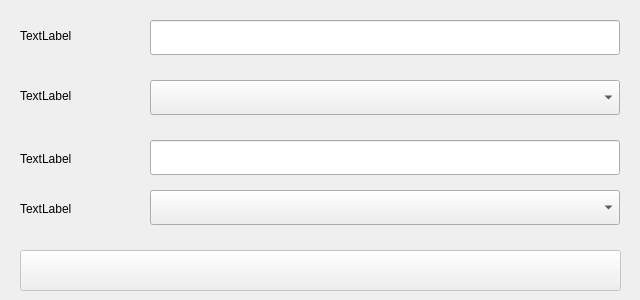
<?xml version="1.0" encoding="UTF-8"?>
<ui version="4.0">
 <class>Form</class>
 <widget class="QWidget" name="Form">
  <property name="geometry">
   <rect>
    <x>0</x>
    <y>0</y>
    <width>640</width>
    <height>300</height>
   </rect>
  </property>
  <property name="windowTitle">
   <string>Form</string>
  </property>
  <widget class="QPushButton" name="addGroupButton">
   <property name="enabled">
    <bool>false</bool>
   </property>
   <property name="geometry">
    <rect>
     <x>20</x>
     <y>250</y>
     <width>601</width>
     <height>41</height>
    </rect>
   </property>
   <property name="text">
    <string/>
   </property>
  </widget>
  <widget class="QLineEdit" name="groupNameLineEdit">
   <property name="geometry">
    <rect>
     <x>150</x>
     <y>20</y>
     <width>470</width>
     <height>35</height>
    </rect>
   </property>
  </widget>
  <widget class="QComboBox" name="groupTypeComboBox">
   <property name="geometry">
    <rect>
     <x>150</x>
     <y>80</y>
     <width>470</width>
     <height>35</height>
    </rect>
   </property>
  </widget>
  <widget class="QLabel" name="groupNameLabel">
   <property name="geometry">
    <rect>
     <x>20</x>
     <y>20</y>
     <width>121</width>
     <height>31</height>
    </rect>
   </property>
   <property name="text">
    <string>TextLabel</string>
   </property>
  </widget>
  <widget class="QLabel" name="groupTypeLabel">
   <property name="geometry">
    <rect>
     <x>20</x>
     <y>80</y>
     <width>121</width>
     <height>31</height>
    </rect>
   </property>
   <property name="text">
    <string>TextLabel</string>
   </property>
  </widget>
  <widget class="QLabel" name="statusLabel">
   <property name="geometry">
    <rect>
     <x>20</x>
     <y>200</y>
     <width>111</width>
     <height>17</height>
    </rect>
   </property>
   <property name="text">
    <string>TextLabel</string>
   </property>
  </widget>
  <widget class="QLabel" name="nickLabel">
   <property name="geometry">
    <rect>
     <x>20</x>
     <y>150</y>
     <width>111</width>
     <height>17</height>
    </rect>
   </property>
   <property name="text">
    <string>TextLabel</string>
   </property>
  </widget>
  <widget class="QLineEdit" name="nickLineEdit">
   <property name="geometry">
    <rect>
     <x>150</x>
     <y>140</y>
     <width>470</width>
     <height>35</height>
    </rect>
   </property>
  </widget>
  <widget class="QComboBox" name="statusComboBox">
   <property name="geometry">
    <rect>
     <x>150</x>
     <y>190</y>
     <width>470</width>
     <height>35</height>
    </rect>
   </property>
  </widget>
 </widget>
 <resources/>
 <connections/>
</ui>
